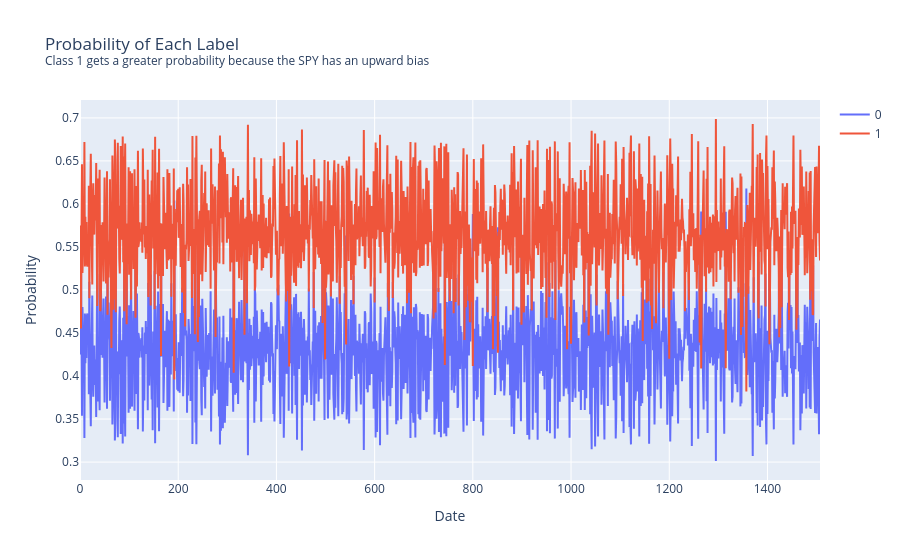

Write notebook code for a chart like this one.
### Markdown cell above
### Test Accuracy
Let's now test the out-of-sample accuracy of the model when using the stationary factors.

### Code cell
oos_accuracy(stationary_factors.values, label)

### Figure 1 — Plotly figure (JSON) as saved in the notebook; plotly's stock layout.template omitted (floating-point values rounded to 4 significant figures; data arrays with more than 128 entries replaced by an {"elided": "..."} marker saying what was removed)
{"data": [{"name": "0", "type": "scatter", "x": {"elided": "1508 int values"}, "y": {"elided": "1508 float values"}}, {"name": "1", "type": "scatter", "x": {"elided": "1508 int values"}, "y": {"elided": "1508 float values"}}], "layout": {"autosize": true, "title": {"text": "Probability of Each Label<br><sup>Class 1 gets a greater probability because the SPY has an upward bias</sup>"}, "xaxis": {"autorange": true, "range": [0, 1507], "title": {"text": "Date"}, "type": "linear"}, "yaxis": {"autorange": true, "range": [0.2792, 0.7208], "title": {"text": "Probability"}, "type": "linear"}}}
